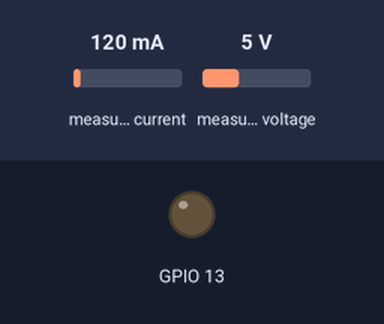
This sketch was run on a simulated ESP32. Parts: output pins drawn as LEDs (lit = HIGH). The test bench sets the inputs (shaded band); at power-on: measured current 120 mA, measured voltage 5 V. WiFi joins after 1.5 s; servers stay silent unless stated; network time is answered at once with the bench clock; the local clock reads 2024-03-15 10:24:30 at power-on unless the sketch sets it; what the sketch prints to the serial monitor is not drawn.

Above: at 6.2 s.
Timing chart, 0 to 15.2 s (numbered marks = the images above):
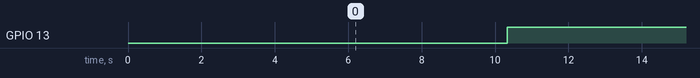

Measured:
- by itself, GPIO 13: alternates HIGH for 5.0 s and LOW for 5.0 s

The sketch:

ProsumerSmartMeter.ino
```cpp
#include <Wire.h>
#include <Adafruit_INA219.h>
#include <WiFiClient.h>
#include <NTPClient.h>
#include <WiFiUdp.h>
WiFiUDP ntpUDP;
NTPClient timeClient(ntpUDP);
// INA219 library
Adafruit_INA219 ina219;
// WiFi setup
const char* ssid = "Gates-of-Hell";
const char* password = "Iusedtohatefacebook1";
// Set the server IP and port
IPAddress serverIP(192, 168, 1, 102);
int serverPort = 3010;
WiFiClient client;
// Variables
float busvoltage = 0;
float shuntvoltage = 0;
float batvoltage = 0;
float current_A = 0;
float power = 0;
float Ah = 0;
unsigned long tick = 0;
unsigned long lastread = 0;
unsigned long previousMillisReadData = 0;
unsigned long previousMillisDisplay = 0;
// Interval for read and display data
unsigned long intervalReadData = 5000;
unsigned long intervalDisplay = 10000;
// LED blink
bool led = false;
// UID
const char* uid = "63c9e50eee911ffb95e804ab"; // This is used to identify the the smart meter in the mongoDB
void setup() {
    // start serial
    Serial.begin(9600);
    // setup ina219
    ina219.begin();
    ina219.setCalibration_32V_2A();
    WiFi.begin(ssid, password);
    while (WiFi.status() != WL_CONNECTED) {
        delay(1000);
        Serial.println("Connecting to WiFi...");
    }
    // start WiFi
    Serial.println("WiFi connected");
    // connect to server
    if (client.connect(serverIP, serverPort)) {
        Serial.println("Connected to server");
    } else {
        Serial.println("Connection to server failed failed");
    }
    timeClient.begin();
    // setup led
    pinMode(13, OUTPUT);
}

void loop() {
  // check if connected to server
  timeClient.update();
  // check if it's time to read data
  if (millis() - previousMillisReadData >= intervalReadData) {
    previousMillisReadData = millis();
    // read ina219 data
    busvoltage = ina219.getBusVoltage_V();
    shuntvoltage = ina219.getShuntVoltaage_mV();
    current_A = ina219.getCurrent_mA();
    power = ina219.getPower_mW();
    // calculate battery voltage and Ah
    batvoltage = busvoltage + (shuntvoltage / 1000);
    Ah = Ah + (current_A / 3600);
    // create json data
    if (client.connect(serverIP, serverPort)) {
    String postData = "{\"uid\":\"" + String(uid) +
    "\",\"time\":\"" + timeClient.getFormattedTime()  + "\",\"current_A\":\""
    + String(current_A) +"\",\"busvoltage\":\"" + String(busvoltage) +
    "\",\"shuntvoltage\":\"" + String(shuntvoltage) + "\",\"power\":\""
    + String(power) + "\",\"batvoltage\":\"" + String(batvoltage)
    + "\",\"Ah\":\"" + String(Ah) + "\"}";
    client.println("POST /data HTTP/1.1");
    client.println("Host: 192.168.1.102:3000");
    client.println("Content-Type: application/json");
    client.print("Content-Length: ");
    client.println(postData.length());
    client.println();
    client.println(postData);
    Serial.println("Data sent to server: " + postData);
    // blink led
    digitalWrite(13, led);
    led = !led;
    } else {
      Serial.println("Connection to server failed");
    }
  }
    // send data to server
  }
```
